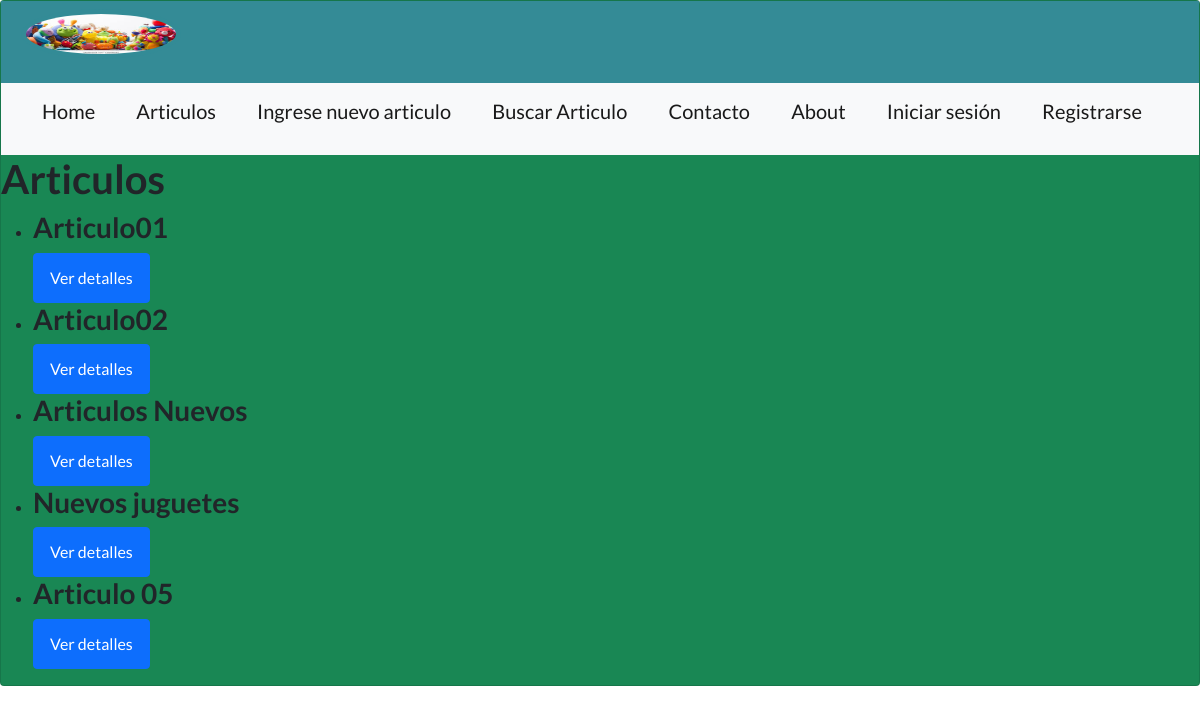
/Proyectos/, run on an earlier commit of the app's database.
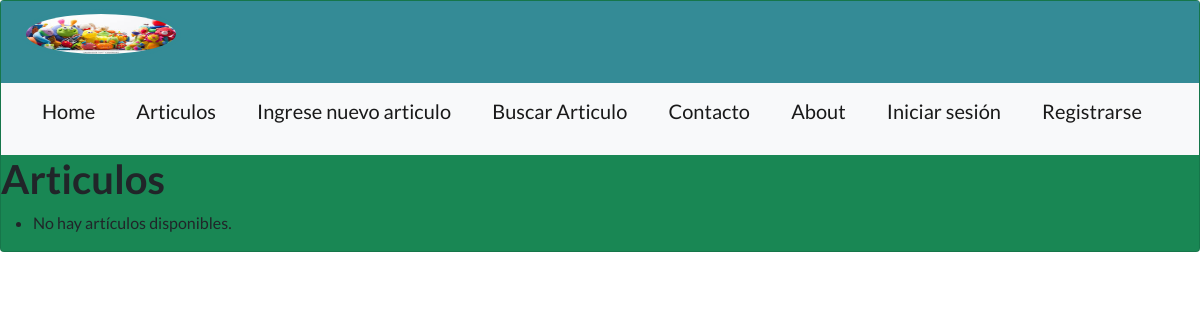
And on a later commit of the database.
### MyAPP/models.py (models this page shows, shortened)
class Articulo(models.Model):
    titulo = models.CharField(max_length=200)
    juguete = models.CharField(max_length=200)
    subtitulo = models.CharField(max_length=200)
    cuerpo = models.TextField()
    autor = models.ForeignKey(User, on_delete=models.CASCADE)
    fecha = models.DateTimeField(auto_now_add=True)
    imagen = models.ImageField(upload_to='articulos/', blank=True, null=True)
    proyecto = models.ForeignKey(Proyecto, on_delete=models.CASCADE)

### MyAPP/views.py (the view)
# urls.py: path('Proyectos/', views.Proyectos, name='Proyectos'),
def Proyectos(request):
   articulos = Articulo.objects.all()
   return render(request, 'Proyectos.html', {'articulos': articulos})

### MyAPP/templates/Proyectos.html (shortened to what this page needs)
{% extends 'base.html' %}
{% load static %}
{% block content %}
<header>
    <nav class="navbar navbar-expand-lg navbar-light bg-light">
    </nav>
  </header>
    <h1>Articulos</h1>
    <ul>
        {% for articulo in articulos %}
            <li>
                <h3>{{ articulo.titulo }}</h3>
                <a href="{% url 'detalle_articulo' articulo.id %}"type="submit" class="btn btn-primary">Ver detalles</a>
            </li>
        {% empty %}
            <li>No hay artículos disponibles.</li>
        {% endfor %}
    </ul>
{% endblock %}

What changed in the data, as far as the page shows it:
removed Articulo: titulo "Articulo01"
removed Articulo: titulo "Articulo02"
removed Articulo: titulo "Articulos Nuevos"
removed Articulo: titulo "Nuevos juguetes"
removed Articulo: titulo "Articulo 05"
Also different on the page:
text now shown: "No hay artículos disponibles."
